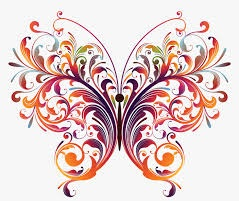
#> input picture butterfly.png, 239 x 201 px
$ python color_filtr.py
#> lines starting #> are read from the running program, lines starting #| are printed output that depends on the picture; after the words box and inside, x2 and y2 are one past the last pixel; in counts of white or black regions, pixels touching at a corner belong together
import cv2
import numpy as np


cap = cv2.imread("butterfly.png")
#> cap is the input picture: shape (201, 239, 3); mean B, G, R 202.1, 204, 225.6
hsv= cv2.cvtColor(cap,cv2.COLOR_BGR2HSV)
#> hsv: shape (201, 239, 3); mean H, S, V 60.3, 41.6, 226.7

lower_color= np.array([100,180,0])
upper_color=np.array([185,255,255])

mask = cv2.inRange(hsv, lower_color , upper_color)
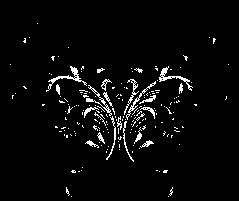
#> mask: shape (201, 239); 3.9% white in thin lines or dots, all inside (x1, y1, x2, y2) = (10, 23, 229, 197)
res= cv2.bitwise_and(cap , cap,mask=mask)
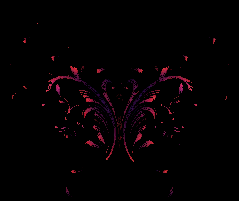
#> res: shape (201, 239, 3); mean B, G, R 2, 0.9, 4.2

cv2.imshow('cap' , cap)
cv2.imshow('mask',mask)
cv2.imshow('res',res)

cv2.waitKey(0)
cv2.destroyAllWindows()
